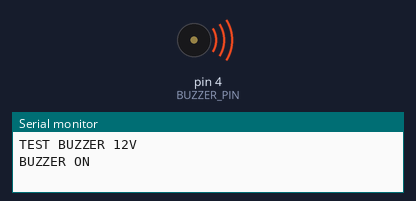
Recording of a sketch running on a simulated Arduino Uno, built with avr-gcc and run on an emulated ATmega328P. On the bench: buzzer (waves = sounding, pin HIGH), the last lines printed to the serial monitor.

Above: at 1.5 s.
At 4.5 s:
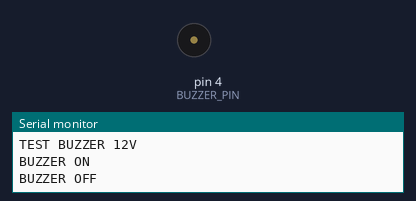
Timing chart, 0 to 7.8 s (numbered marks = the images above):
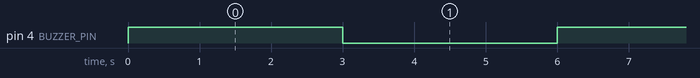

The sketch:

buzzer.ino
```cpp
#define BUZZER_PIN 4

void setup() {

  Serial.begin(115200);

  pinMode(BUZZER_PIN, OUTPUT);

  Serial.println("TEST BUZZER 12V");
}

void loop() {

  Serial.println("BUZZER ON");

  digitalWrite(BUZZER_PIN, HIGH);

  delay(3000);

  Serial.println("BUZZER OFF");

  digitalWrite(BUZZER_PIN, LOW);

  delay(3000);
}
```

Measured:
- by itself, pin 4 (BUZZER_PIN): alternates HIGH for 3.0 s and LOW for 3.0 s
